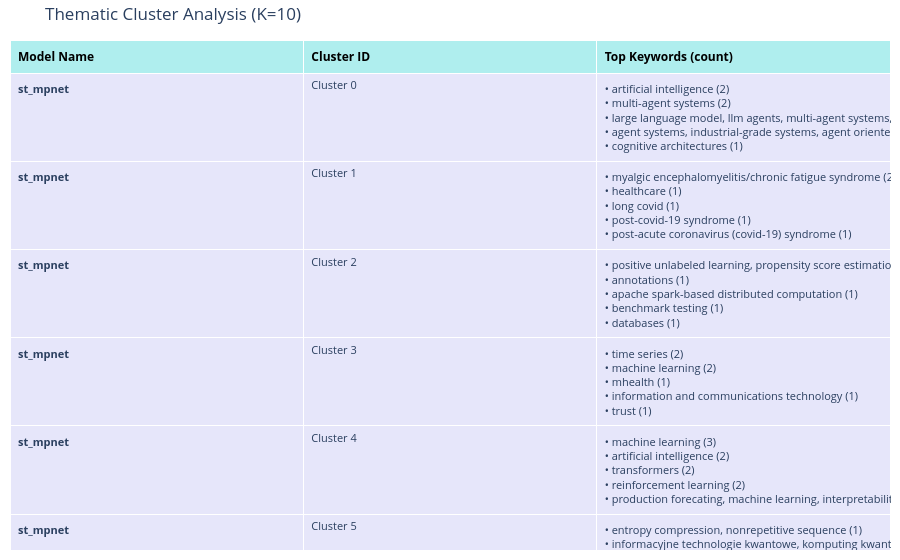

The code cell stored with this chart in its notebook:
### Code cell
generate_keywords_table(models_to_test, embeddings_dict, articles, k=10)

### Figure 1 — Plotly figure (JSON) as saved in the notebook; plotly's stock layout.template omitted (floating-point values rounded to 4 significant figures; data arrays with more than 128 entries replaced by an {"elided": "..."} marker saying what was removed)
{"data": [{"cells": {"align": "left", "fill": {"color": "lavender"}, "font": {"size": 11}, "height": 30, "values": {"elided": "3x50 str values"}}, "header": {"align": "left", "fill": {"color": "paleturquoise"}, "font": {"color": "black", "size": 12}, "values": ["<b>Model Name</b>", "<b>Cluster ID</b>", "<b>Top Keywords (count)</b>"]}, "type": "table"}], "layout": {"margin": {"b": 10, "l": 10, "r": 10, "t": 40}, "title": {"text": "Thematic Cluster Analysis (K=10)"}}}
